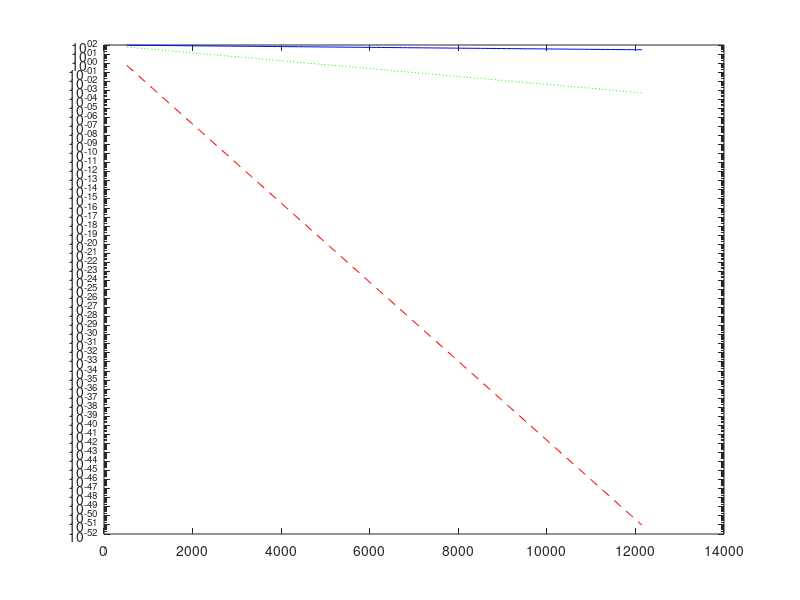

Reproduce this figure in MATLAB.
%%
%a
n=100*8;
i=0;
p=0.01;
comb=nchoosek(n,i)

f0=comb*(p^i)*(1-p)^(n-i)

%%
%b
n=1000*8;
i=1;
p=0.001;
comb=nchoosek(n,i);


f1=comb*(p^i)*(1-p)^(n-i)

%%
%c

n=200*8;
i=0;
i2=1;
p=0.0001;
comb=nchoosek(n,i);
comb2=nchoosek(n,i2);

f1=comb*(p^i)*(1-p)^(n-i)
f2=comb2*(p^i2)*(1-p)^(n-i2)
f_2=1-(f0+f1)

%%
%d
p=logspace(-8,-2);
m=100*8;
i=0

comb3=nchoosek(m,i);

f3=comb3*(p.^i).*(1-p).^(m-i);

m2=200*8;
comb4=nchoosek(m2,i);
f4=comb4*(p.^i).*(1-p).^(m2-i);

m3=1000*8;
comb5=nchoosek(m3,i);
f5=comb5*(p.^i).*(1-p).^(m3-i);

semilogx(p, f3*100, 'b-', p, f4*100, 'r--', p, f5*100, 'g:')

%%
%e
m=linspace(64*8,1518*8);
i=0;

p=0.0001;

f3= p^i * (1-p).^(m-i);


p2=0.001;

f4=p2^i * (1-p2).^(m-i);


p3=0.01;

f5=p3^i * (1-p3).^(m-i);

semilogy(m,f3*100,'b-',m,f4*100,'g:',m,f5*100,'r--' )
